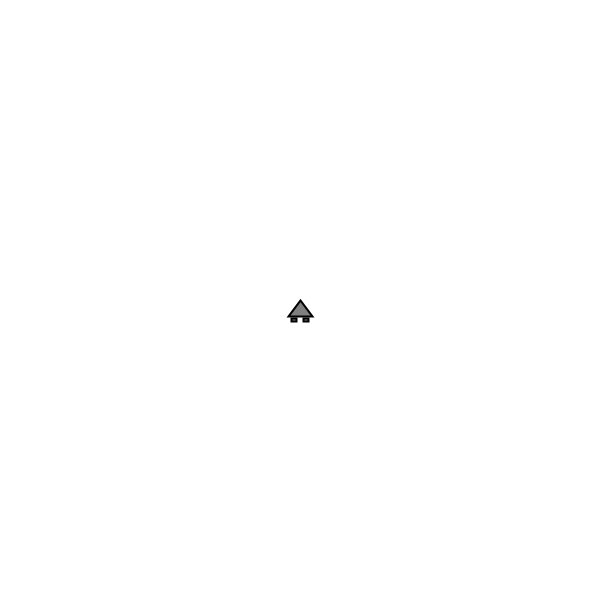
Frame 1 (no input)
Frame 60 (the mouse pressed at the canvas centre just before this capture): identical to frame 1, image omitted
Frame 120 (the mouse held since frame 60 and released just before this capture): identical to frame 1, image omitted

The Processing sketch that drew this single still picture (run headless with seeded random() and noise(); from frame 60 on, the mouse is pressed at the canvas centre):

// Processing sketch: sketch_3_5_Spaceship
// ── sketch_3_5_Spaceship.pde
Spaceship spaceship;

void setup() {
  size(600, 600);
  spaceship = new Spaceship();
}

void draw() {
  background(255);
  spaceship.update();
  spaceship.checkEdges();
  spaceship.display();
}

void keyPressed() {
  if (key == CODED) {
    switch (keyCode) {
      case LEFT:
        spaceship.counterclockwise();
        break;
      case RIGHT:
        spaceship.clockwise();
        break;
    }
  } else if (key == 'z') {
    spaceship.accelerate();
  } else if (key == ' ') {
    spaceship.applyForce(spaceship.velocity.copy().mult(-1)); 
  }
}
// ── Spaceship.pde
class Spaceship {
  PVector position;
  PVector velocity;
  PVector acceleration = new PVector(0,0);
  PVector arrow;
  float topspeed;
  float theta = 0;

  float xoff, yoff;

  float r = 16;

  Spaceship() {
    position = new PVector(width/2, height/2);
    velocity = new PVector(0, 0);
    arrow = position.copy();
    topspeed = 10;
    xoff = 1000;
    yoff = 0;
  }

  void accelerate() {
    applyForce(new PVector(cos(theta - HALF_PI), sin(theta - HALF_PI)));
  }

  void applyForce(PVector force) {
     acceleration.add(force);
  }

  void update() {    
    if (velocity.copy().add(acceleration).mag() <= topspeed) {
      velocity.add(acceleration);
    }
    position.add(velocity);
    println(velocity);
    acceleration.mult(0);
  }
  
  void clockwise() {
    theta += QUARTER_PI / 2;
  }
  
  void counterclockwise() {
    theta -= QUARTER_PI / 2;
  }

  void display() {    
    stroke(0);
    strokeWeight(2);
    fill(127);
    pushMatrix();
    rectMode(CENTER);
    translate(position.x, position.y);
    rotate(theta);
    triangle(0, 0, -12, 16, 12, 16);
    rect(-6, 20, 5, 3);
    rect(6, 20, 5, 3);
    //rect(0, 0, 30, 10);
    //rect(10, 0, 3, 3);
    popMatrix();
  }

  void checkEdges() {

    if (position.x > width) {
      position.x = 0;
    } 
    else if (position.x < 0) {
      position.x = width;
    }

    if (position.y > height) {
      position.y = 0;
    } 
    else if (position.y < 0) {
      position.y = height;
    }
  } 
}
